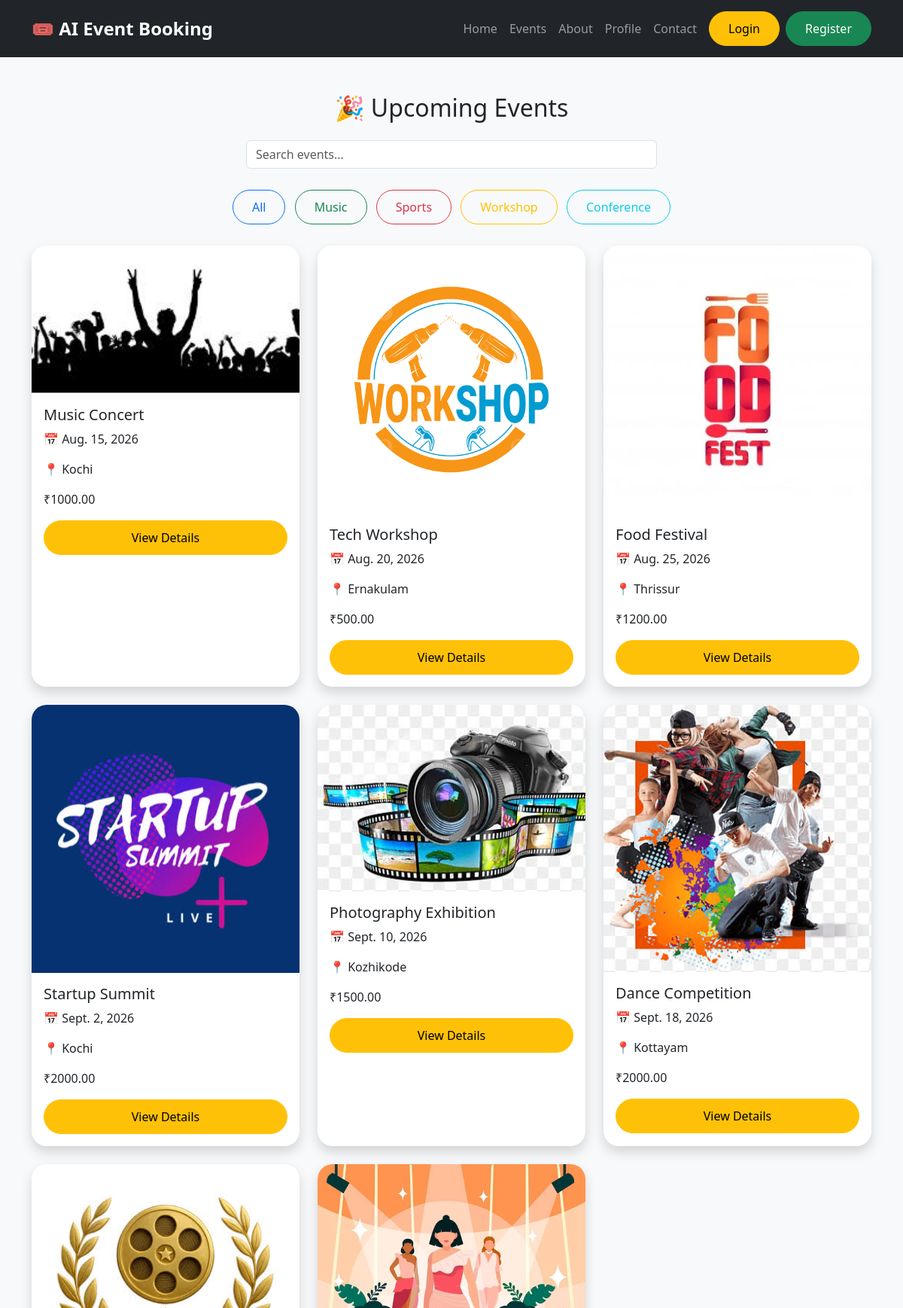
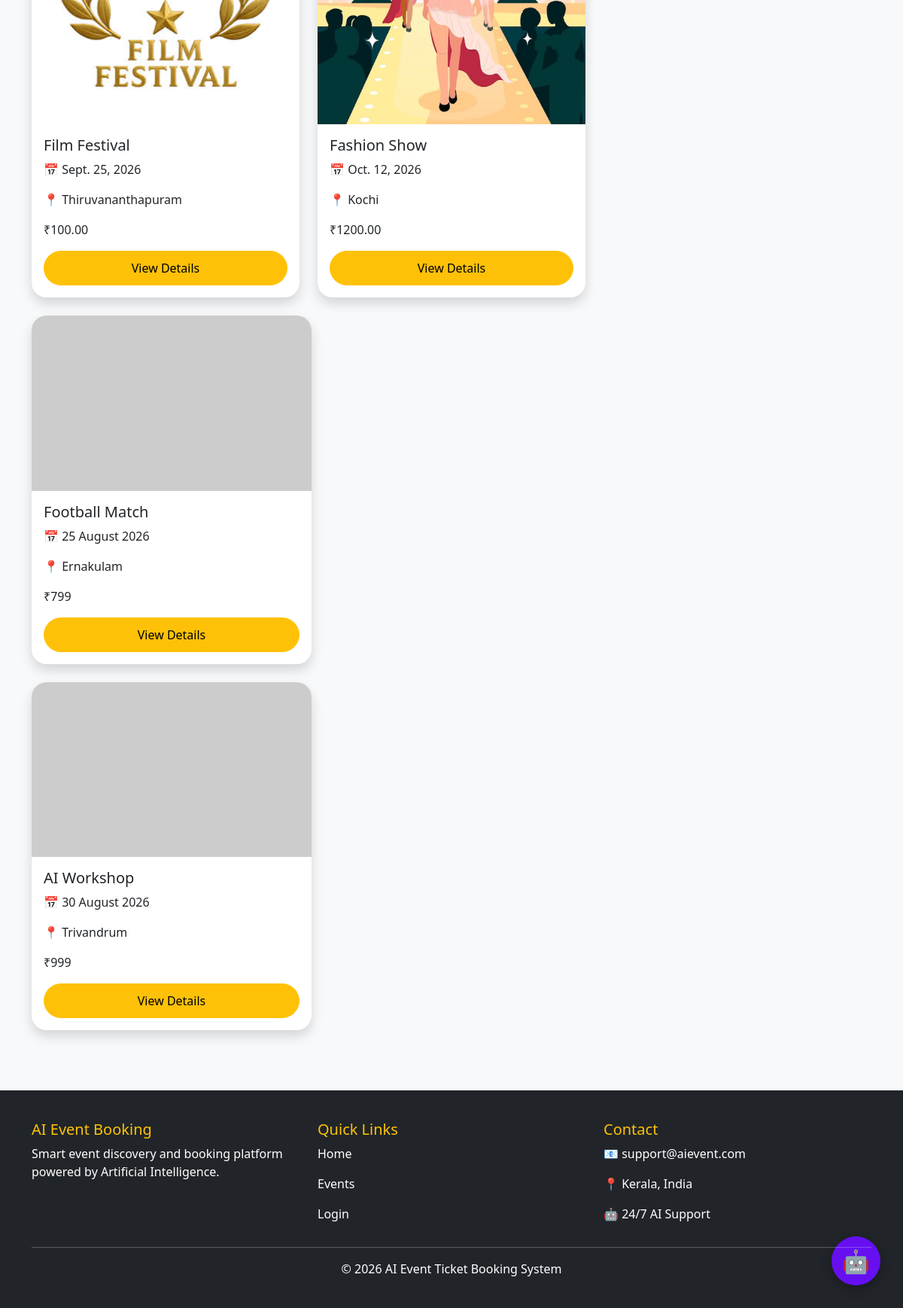
Screenshot of /events/ with the database file from the repository (2 pictures, top to bottom).
### booking/models.py (models this page shows, shortened)
class Event(models.Model):
    event_name = models.CharField(max_length=200)
    category = models.CharField(max_length=100)
    description = models.TextField()
    date = models.DateField()
    time = models.TimeField()
    venue = models.CharField(max_length=200)
    ticket_price = models.DecimalField(max_digits=8, decimal_places=2)
    total_seats = models.PositiveIntegerField()
    available_seats = models.PositiveIntegerField()
    image = models.ImageField(upload_to='events/')
    status = models.BooleanField(default=True)
    created_at = models.DateTimeField(auto_now_add=True)

### booking/views.py (the view)
# urls.py: path("events/", views.events, name="events"),
def events(request):
    events = Event.objects.filter(status=True)
    return render(request, 'booking/events.html', {'events': events})

### booking/templates/booking/events.html (shortened to what this page needs)
{% extends 'booking/base.html' %}
{% block content %}
<div class="container mt-5">
    <h2 class="text-center mb-4">
        🎉 Upcoming Events
    </h2>
    <div class="row mb-4">
        <div class="col-md-6 mx-auto">
            <input
                type="text"
                class="form-control"
                placeholder="Search events...">
        </div>
    </div>
    <div class="text-center mb-4">
        <button class="btn btn-outline-primary m-1">
            All
        </button>
        <button class="btn btn-outline-success m-1">
            Music
        </button>
        <button class="btn btn-outline-danger m-1">
            Sports
        </button>
        <button class="btn btn-outline-warning m-1">
            Workshop
        </button>
        <button class="btn btn-outline-info m-1">
            Conference
        </button>
    </div>
<div class="row">
    {% for event in events %}
    <div class="col-md-4 mb-4">
        <div class="card shadow h-100">
<img src="{{ event.image.url }}"
     class="card-img-top"
     width="250">
            <div class="card-body">
                <h5 class="card-title">
                    {{ event.event_name }}
                </h5>
                <p>
                    📅 {{ event.date }}
                </p>
                <p>
                    📍 {{ event.venue }}
                </p>
                <p>
                    ₹{{ event.ticket_price }}
                </p>
                <a href="{% url 'event_details' %}" class="btn btn-warning w-100">
                    View Details
                </a>
            </div>
        </div>
    </div>
    {% empty %}
    <div class="col-12 text-center">
        <h4>No events available.</h4>
    </div>
    {% endfor %}
</div>
        <div class="col-md-4 mb-4">
            <div class="card shadow h-100">
                <img src="https://picsum.photos/400/250?2" class="card-img-top">
                <div class="card-body">
                    <h5 class="card-title">
                        Football Match
                    </h5>
                    <p>
                        📅 25 August 2026
                    </p>
                    <p>
                        📍 Ernakulam
                    </p>
                    <p>
                        ₹799
                    </p>
                    <a href="#" class="btn btn-warning w-100">
                        View Details
                    </a>
                </div>
            </div>
        </div>
        <div class="col-md-4 mb-4">
            <div class="card shadow h-100">
                <img src="https://picsum.photos/400/250?3" class="card-img-top">
                <div class="card-body">
                    <h5 class="card-title">
                        AI Workshop
                    </h5>
                    <p>
                        📅 30 August 2026
                    </p>
                    <p>
                        📍 Trivandrum
                    </p>
                    <p>
                        ₹999
                    </p>
                    <a href="{% url 'event_details' %}" class="btn btn-warning w-100">
    View Details
</a>
                </div>
            </div>
        </div>
    </div>
{% endblock %}

### booking/templates/booking/base.html (shortened to what this page needs)
<!DOCTYPE html>
<html lang="en">
<head>
<link href="https://cdn.jsdelivr.net/npm/bootstrap@5.3.7/dist/css/bootstrap.min.css" rel="stylesheet">
</head>
<body>
<nav class="navbar navbar-expand-lg navbar-dark bg-dark">
<div class="container">
<a class="navbar-brand" href="/">
🎟️ AI Event Booking
</a>
<div class="collapse navbar-collapse" id="navbarMenu">
<ul class="navbar-nav ms-auto align-items-center">
<li class="nav-item">
<a class="nav-link" href="/">
Home
</a>
</li>
<li class="nav-item">
    <a class="nav-link" href="{% url 'events' %}">
        Events
    </a>
</li>
<li class="nav-item">
    <a class="nav-link" href="{% url 'about' %}">
        About
    </a>
</li>
<li class="nav-item">
    <a class="nav-link" href="{% url 'profile' %}">Profile</a>
</li>
<li class="nav-item">
<a class="nav-link" href="{% url 'contact' %}">
Contact
</a>
</li>
<li class="nav-item ms-2">
<a class="btn btn-warning" href="{% url 'login' %}">
    Login
</a>
</li>
<li class="nav-item ms-2">
<a class="btn btn-success" href="{% url 'register' %}">
    Register
</a>
</li>
</ul>
</div>
</div>
</nav>
{% block content %}
{% endblock %}
<button class="chatbot">
🤖
</button>
<footer>
<div class="container">
<div class="row">
<div class="col-md-4">
<h5>
AI Event Booking
</h5>
<p>
Smart event discovery and booking platform powered by Artificial Intelligence.
</p>
</div>
<div class="col-md-4">
<h5>
Quick Links
</h5>
<p>
<a href="/">
Home
</a>
</p>
<p>
<a href="#">
Events
</a>
</p>
<p>
<a href="#">
Login
</a>
</p>
</div>
<div class="col-md-4">
<h5>
Contact
</h5>
<p>
📧 support@aievent.com
</p>
<p>
📍 Kerala, India
</p>
<p>
🤖 24/7 AI Support
</p>
</div>
</div>
<hr>
<p class="text-center mb-0">
© 2026 AI Event Ticket Booking System
</p>
</div>
</footer>
</body>
</html>

### booking/templates/booking/base.html (style rules this page uses)
body { background:#f8f9fa; font-family:'Segoe UI',sans-serif; }
.navbar { padding:15px; }
.navbar-brand { font-size:24px; font-weight:bold; }
.btn { border-radius:30px; padding:10px 25px; }
.card { border:none; border-radius:20px; overflow:hidden; }
.chatbot { position:fixed; right:30px; bottom:30px; width:65px; height:65px; border-radius:50%; background:#6610f2; color:white; font-size:30px; border:none; box-shadow:0 5px 15px rgba(0,0,0,0.3); cursor:pointer; }
footer { background:#212529; color:white; padding:40px 20px; margin-top:80px; }
footer h5 { color:#ffc107; }
footer a { color:white; text-decoration:none; }

### rows the page displays
Event: image (picture), event_name "Music Concert", date "Aug. 15, 2026", venue "Kochi", ticket_price "1000.00"
Event: image (picture), event_name "Tech Workshop", date "Aug. 20, 2026", venue "Ernakulam", ticket_price "500.00"
Event: image (picture), event_name "Food Festival", date "Aug. 25, 2026", venue "Thrissur", ticket_price "1200.00"
Event: image (picture), event_name "Startup Summit", date "Sept. 2, 2026", venue "Kochi", ticket_price "2000.00"
Event: image (picture), event_name "Photography Exhibition", date "Sept. 10, 2026", venue "Kozhikode", ticket_price "1500.00"
Event: image (picture), event_name "Dance Competition", date "Sept. 18, 2026", venue "Kottayam", ticket_price "2000.00"
Event: image (picture), event_name "Film Festival", date "Sept. 25, 2026", venue "Thiruvananthapuram", ticket_price "100.00"
Event: image (picture), event_name "Fashion Show", date "Oct. 12, 2026", venue "Kochi", ticket_price "1200.00"
